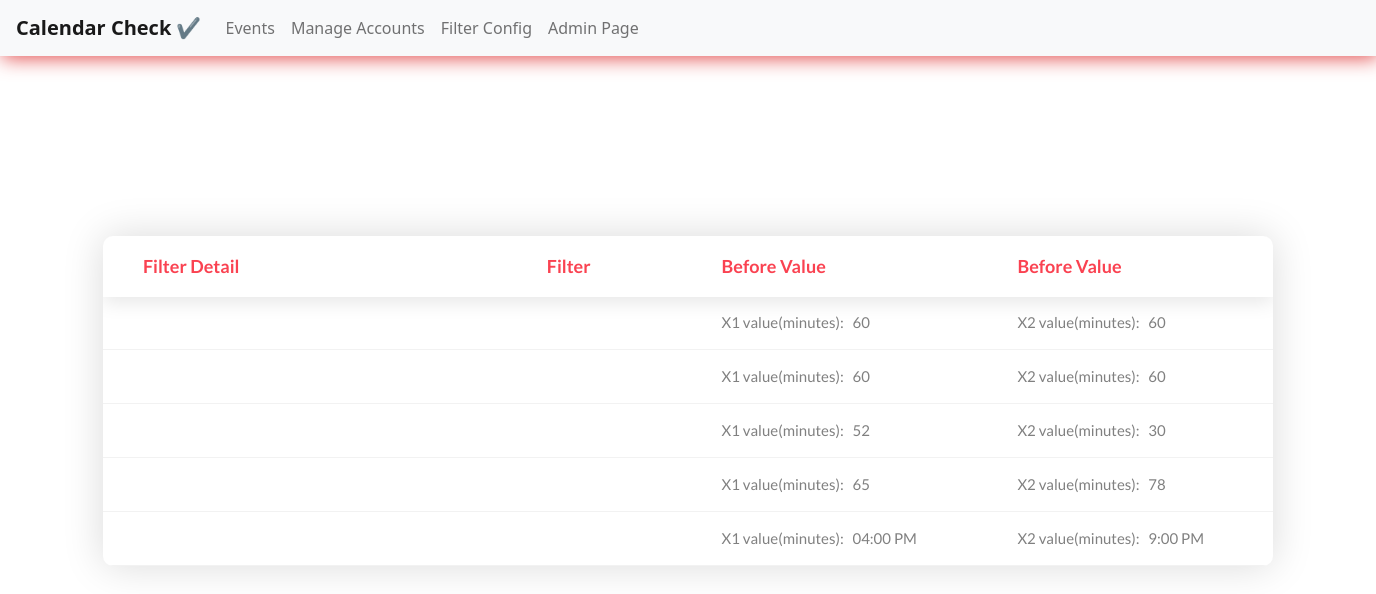
The page /filter on the database as committed earlier.
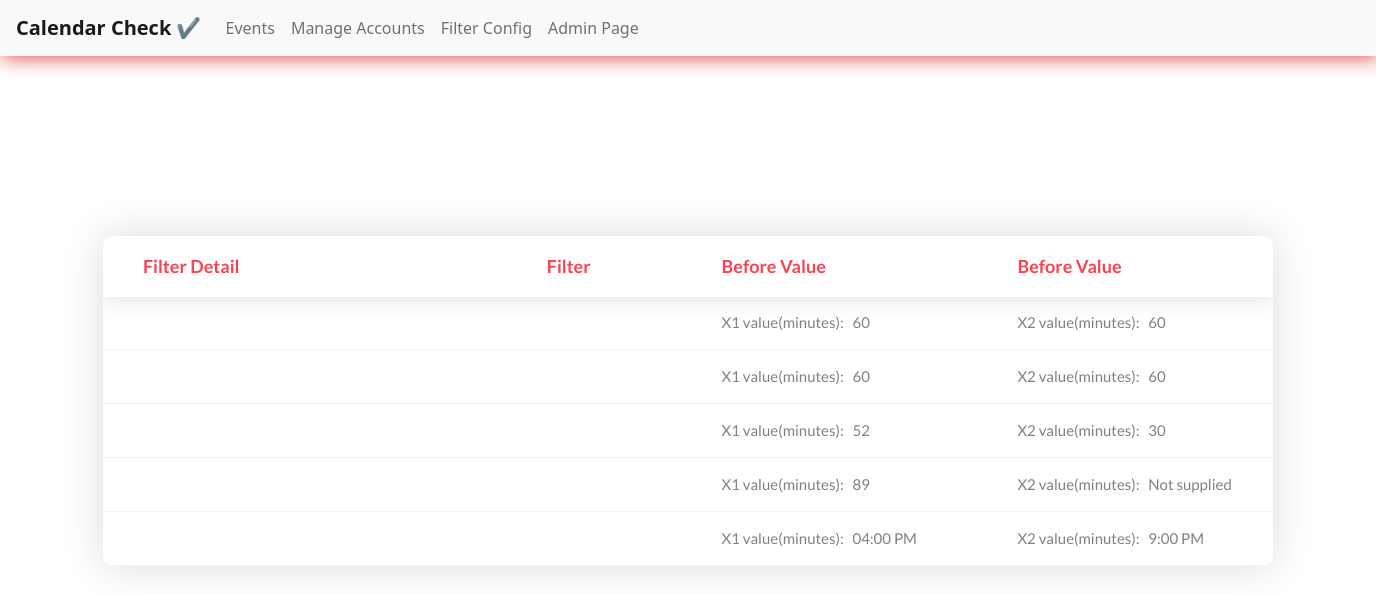
The same page on the database as committed later.
### cal/models.py (models this page shows, shortened)
class Filter(models.Model):
    filter_detail = models.CharField('Filter Detail', max_length=300, null=True)
    keyword = models.CharField(max_length=30, choices=keyword)
    X1 = models.CharField('value to set(X1)', max_length=200, null=True, blank=True, help_text = "if Window is selected Please use 12-hour clock and X2 should be greater than X1")
    X2 = models.CharField('value to set(X2)', max_length=200, null=True, blank=True)
    class Meta:
        verbose_name_plural = "FIlters"

### cal/views.py (the view)
# urls.py: path('filter', filter_config, name='filter'),
def filter_config(request):
    filters = Filter.objects.all()
    context = {'filters': filters}
    return render(request, 'cal/filter_config.html', context)

### cal/templates/cal/filter_config.html
{% extends 'index.html' %}
{% block content %}
<div class="limiter">
    <div class="container-table100">
        <div class="wrap-table100">
            <div class="table100 ver2 m-b-110">
                <div class="table100-head">
                    <table>
                        <thead>
                            <tr class="row100 head">
                                <th class="cell100 column1">Filter Detail</th>
                                <th class="cell100 column2">Filter</th>
                                <th class="cell100 column3">Before Value</th>
                                <th class="cell100 column4">Before Value</th>
                            </tr>
                        </thead>
                    </table>
                </div>
                <div class="table100-body js-pscroll">
                    <table>
                        <tbody>
                            {% for filter in filters %}
                            {% if filter.name == 'Temperature' %}
                            <tr class="row100 body">
                                <td class="cell100 column1">{{ filter.detail }}</td>
                                <td class="cell100 column2">{{ filter.name }}</td>
                                <td class="cell100 column3">X1 value(Celsius): &nbsp; {{ filter.X1|default_if_none:"Not supplied" }}</td>
                                <td class="cell100 column4">X2 value(Celsius): &nbsp; {{ filter.X2|default_if_none:"Not supplied" }}</td>
                            </tr>
                            {% else %}
                            <tr class="row100 body">
                                <td class="cell100 column1">{{ filter.detail }}</td>
                                <td class="cell100 column2">{{ filter.name }}</td>
                                <td class="cell100 column3">X1 value(minutes): &nbsp; {{ filter.X1|default_if_none:"Not supplied" }}</td>
                                <td class="cell100 column4">X2 value(minutes): &nbsp; {{ filter.X2|default_if_none:"Not supplied" }}</td>
                            </tr>
                            {% endif %}
                            {% endfor %}
                        </tbody>
                    </table>
                </div>
            </div>
        </div>
    </div>
</div>
{% endblock content %}

Rows that differ between the two databases and show on the page:
changed Filter: X1 "65" → "89"; X2 "78" → "Not supplied"
